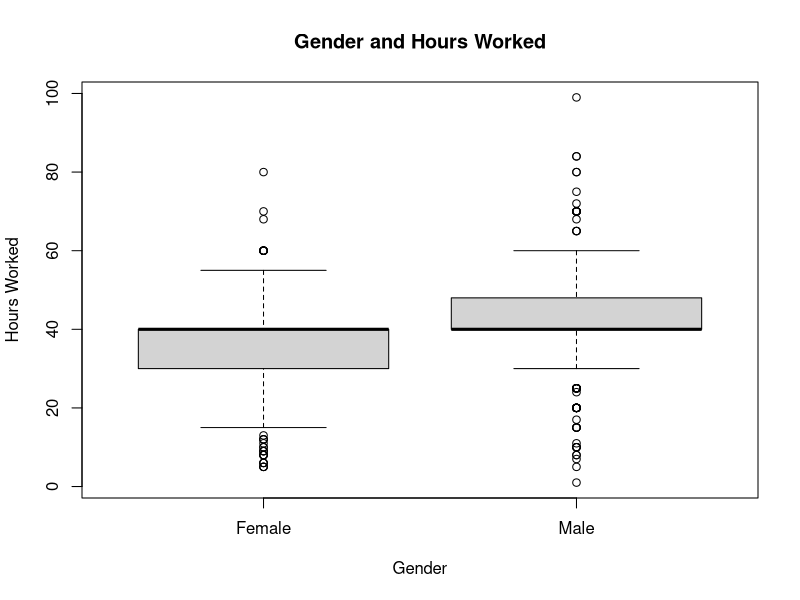
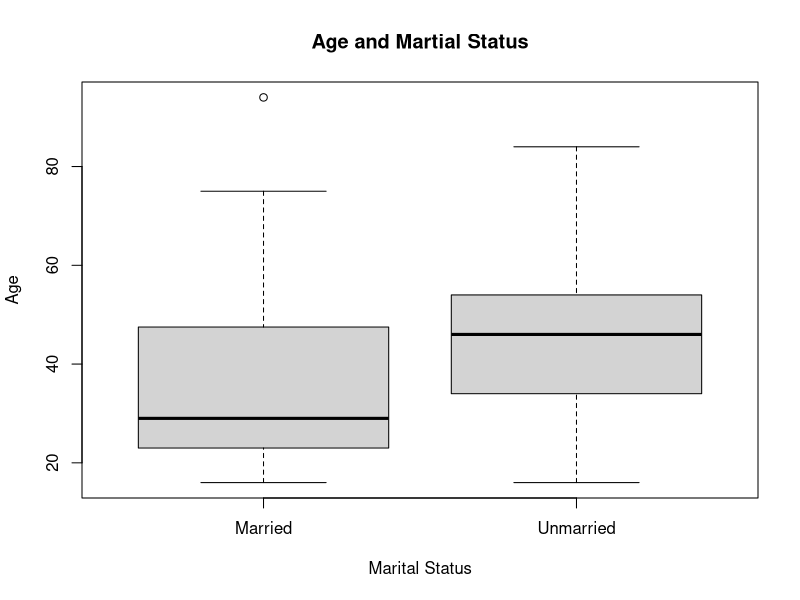
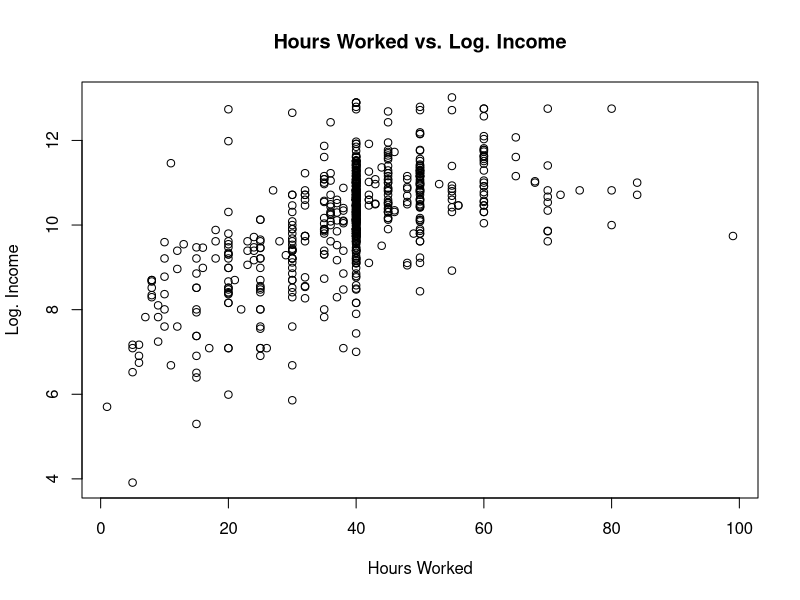
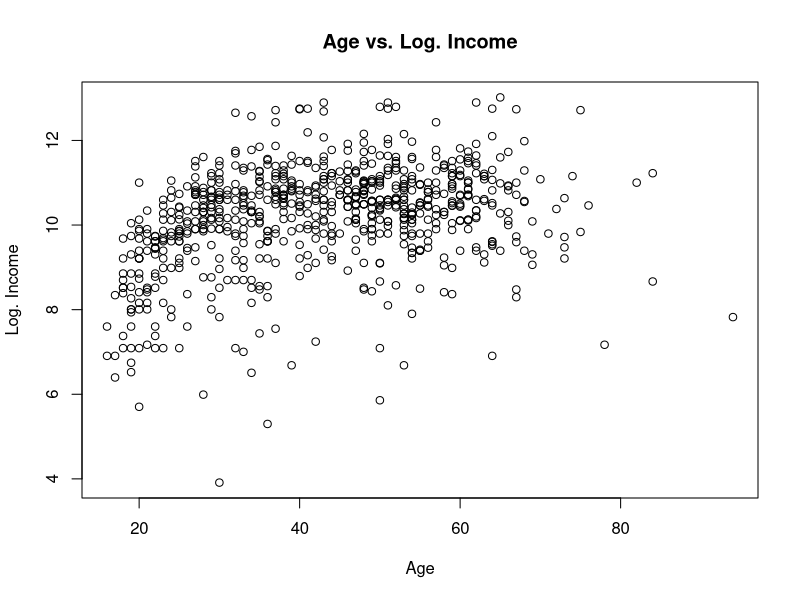
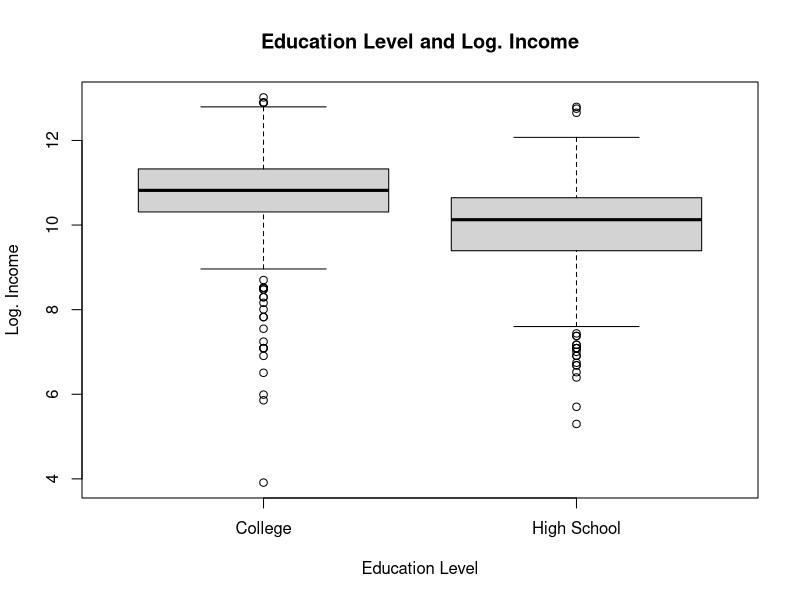
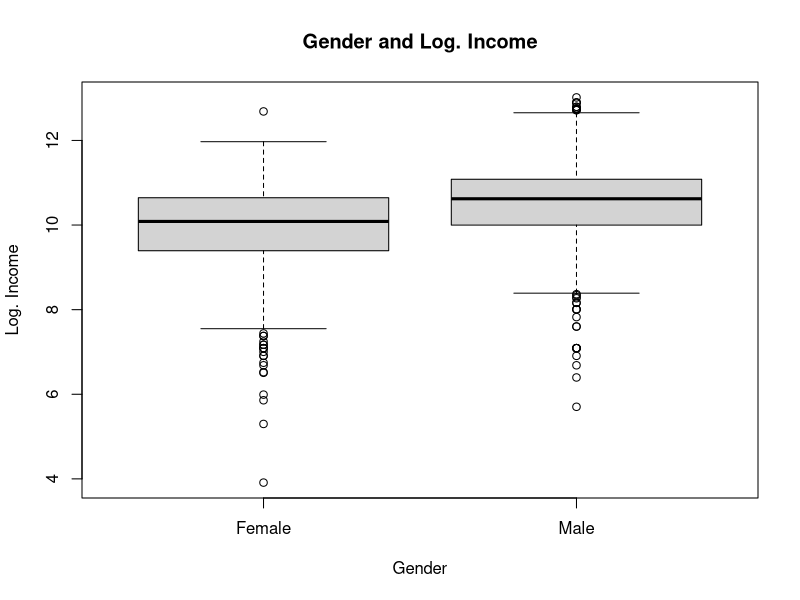
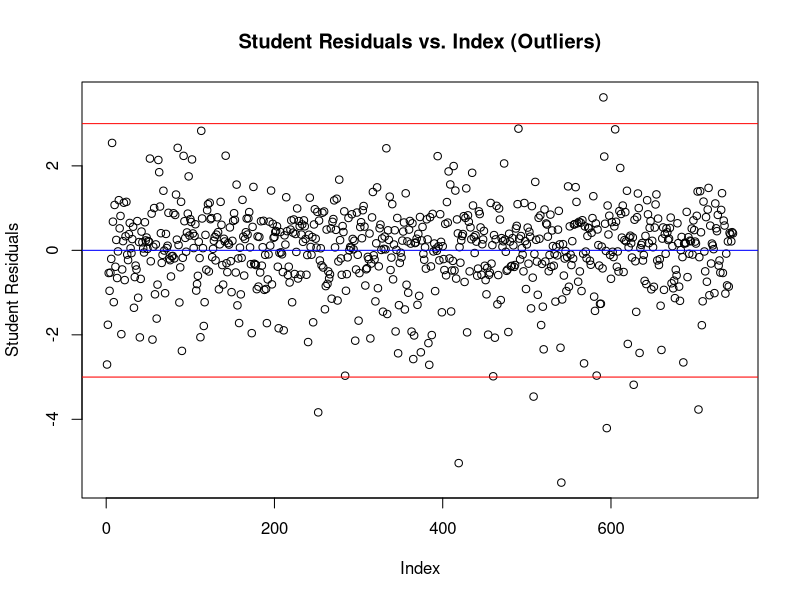
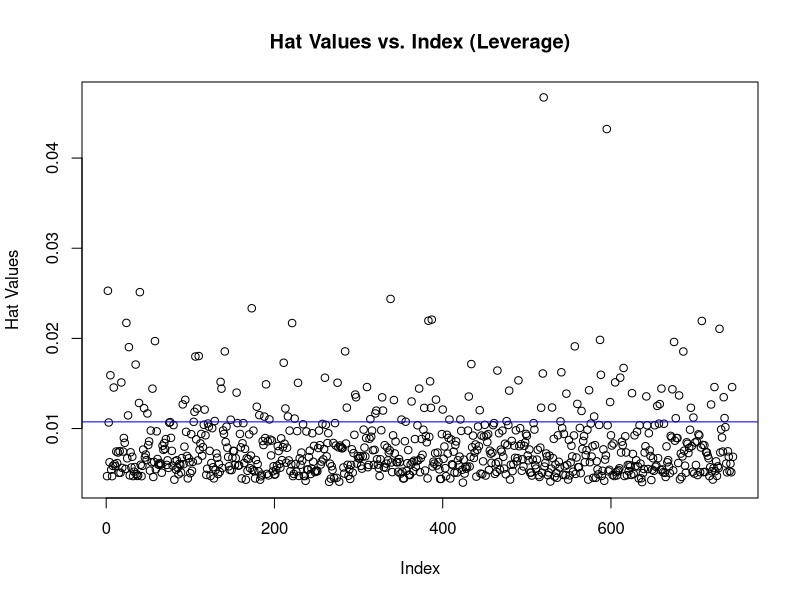

The R script that drew these images, in order:
survey <- read.table("am_com_survey.txt", header = T, sep = ",")
round(cor(survey), 2)

female.hrs_work <- survey[which(survey$gender == 1), ]$hrs_work
male.hrs_work <- survey[which(survey$gender == 0), ]$hrs_work
boxplot(female.hrs_work, male.hrs_work,
        ylab = "Hours Worked",
        xlab = "Gender",
        names = c("Female", "Male"),
        main = "Gender and Hours Worked")

unmarried <- survey[which(survey$married == 1), ]$age
married <- survey[which(survey$married == 0), ]$age
boxplot(married, unmarried,
        ylab = "Age",
        xlab = "Marital Status",
        names = c("Married", "Unmarried"),
        main = "Age and Martial Status")

# hrs_work & log_inc
plot(survey$hrs_work, survey$log_inc,
     main = 'Hours Worked vs. Log. Income',
     xlab = 'Hours Worked', ylab = 'Log. Income',
     xlim = range(survey$hrs_work), ylim = range(survey$log_inc))

# age & log_inc
plot(survey$age, survey$log_inc,
     main = 'Age vs. Log. Income',
     xlab = 'Age', ylab = 'Log. Income',
     xlim = range(survey$age), ylim = range(survey$log_inc))

# edu & log_inc
college <- survey[which(survey$edu == 0), ]$log_inc
high_school <- survey[which(survey$edu == 1), ]$log_inc
boxplot(college, high_school,
        ylab = "Log. Income",
        xlab = "Education Level",
        names = c("College", "High School"),
        main = "Education Level and Log. Income")

# gender & log_inc
female.log_inc <- survey[which(survey$gender == 1), ]$log_inc
male.log_inc <- survey[which(survey$gender == 0), ]$log_inc
boxplot(female.log_inc, male.log_inc,
        ylab = "Log. Income",
        xlab = "Gender",
        names = c("Female", "Male"),
        main = "Gender and Log. Income")

nrow(survey[which(survey$married == 0 & survey$gender == 1), ]) ## unmarried females
nrow(survey[which(survey$married == 1 & survey$gender == 1), ]) ## married females
nrow(survey[which(survey$married == 0 & survey$gender == 0), ]) ## unmarried males
nrow(survey[which(survey$married == 1 & survey$gender == 0), ]) ## married males

model.hrs_work.gender <- lm(log_inc ~ hrs_work + gender + hrs_work:gender, data = survey)
summary(model.hrs_work.gender)$coefficients[,4]

model.age.edu <- lm(log_inc ~ age + edu + age:edu, data = survey)
summary(model.age.edu)$coefficients[,4]
model.age.edu <- lm(log_inc ~ age + edu, data = survey)

model.age.married <- lm(log_inc ~ age + married + age:married, data = survey)
summary(model.age.married)$coefficients[,4]
model.age.married <- lm(log_inc ~ age + married, data = survey)


model.back.sel <- lm(log_inc ~ hrs_work + race + age + gender + time_to_work + 
                       married + edu, data = survey)
p_values <- summary(model.back.sel)$coefficients[ ,4]
p_values[p_values == max(p_values)]

model.back.sel <- lm(log_inc ~ hrs_work + race + age + gender + married + edu, data = survey)
p_values <- summary(model.back.sel)$coefficients[ ,4]
p_values[p_values == max(p_values)]

model.back.sel <- lm(log_inc ~ hrs_work + age + gender + married + edu, data = survey)
p_values <- summary(model.back.sel)$coefficients[ ,4]
p_values[p_values == max(p_values)]


round(coef(model.back.sel), 4)
round(coef(model.hrs_work.gender), 4)
round(coef(model.age.edu), 4)
round(coef(model.age.married), 4)

summary(model.hrs_work.gender)$adj.r.squared
summary(model.age.edu)$adj.r.squared
summary(model.age.married)$adj.r.squared
summary(model.back.sel)$adj.r.squared

library(MASS)
## Outliers
stu.res <- studres(model.back.sel)
plot(stu.res, ylab = "Student Residuals", main = "Student Residuals vs. Index (Outliers)")
abline(3, 0, col="red")
abline(0, 0, col="blue")
abline(-3, 0, col="red")

## Leverage
hat.vals <- hatvalues(model.back.sel)
p <- length(survey) - 1
n <- nrow(survey)
plot(hat.vals, ylab = "Hat Values", main = "Hat Values vs. Index (Leverage)")
abline((p + 1)/n, 0, col="blue")

outlier <- which(abs(stu.res) > 3)
leverage <- which(hat.vals > 0.03)
Reduce(intersect,list(outlier, leverage))
